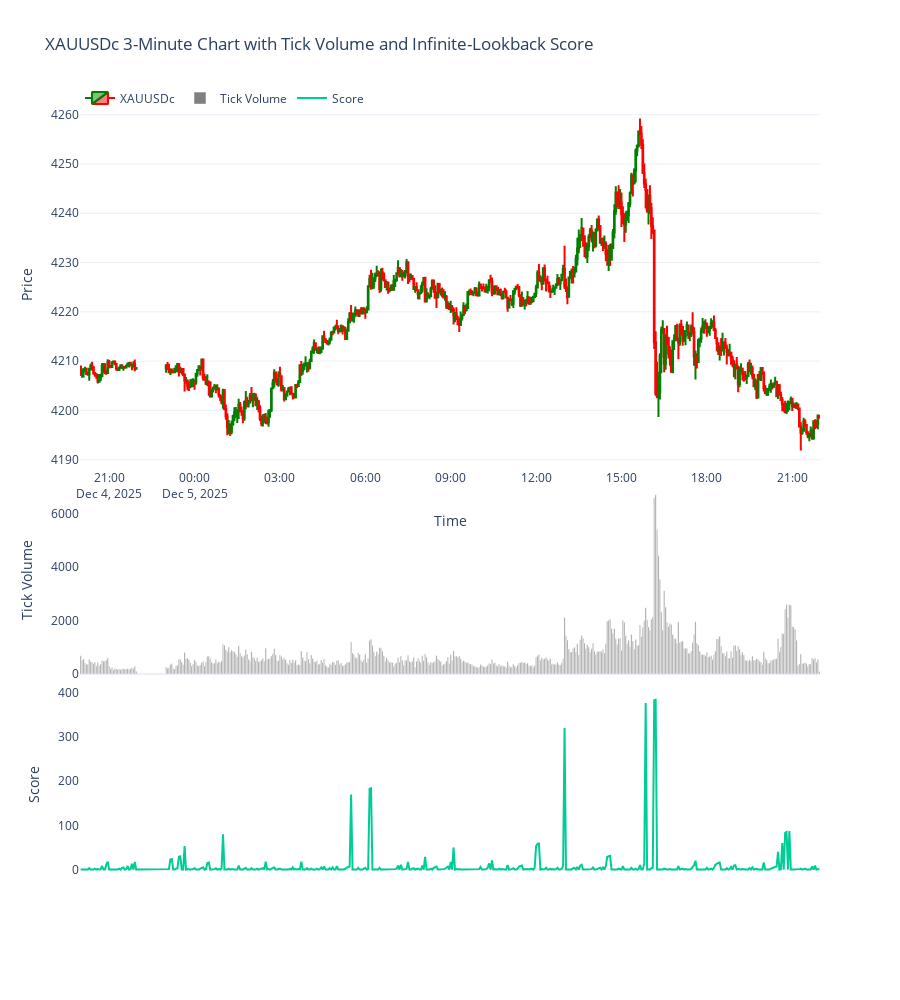

Notebook code cell kept with this figure:
### Markdown cell above
Tick volume bars are only used for this) This logic will be based on infinite number of lookback bars. Assign score at the corresponding bars. If the current bar is higher than the precious bars, then assigned a score based on how many lookbacks is it higher than. The core is infinite until the imaginary horizontal line (from the max value of the current bar to the left) intersect with another bar. And if the current bar is lesser than the previous bar then the score will be zero.

Tick volume is the only data used for scoring.

For each bar i:
If tick_volume[i] <= tick_volume[i-1], score = 0.
If tick_volume[i] > tick_volume[i-1], then:
Extend an imaginary horizontal line leftward from tick_volume[i].
Count how many consecutive previous bars are strictly lower than tick_volume[i]
until the first bar that is >= tick_volume[i].
The count becomes the score.
This creates an “infinite lookback until intersection” scoring.
The code adds a new column:
df['score']

### Code cell
import MetaTrader5 as mt5 
import pandas as pd
import numpy as np
import plotly.graph_objects as go
from datetime import datetime, timedelta

# -------------------------
# 1. Initialize MT5
# -------------------------
if not mt5.initialize():
    print("MT5 initialization failed")
    mt5.shutdown()

# -------------------------
# 2. Fetch 3-minute data
# -------------------------
symbol = "XAUUSDc"
timeframe = mt5.TIMEFRAME_M3
n_bars = 500
utc_from = datetime.now() - timedelta(days=3)

rates = mt5.copy_rates_from(symbol, timeframe, utc_from, n_bars)
mt5.shutdown()

# -------------------------
# 3. Convert to DataFrame
# -------------------------
df = pd.DataFrame(rates)
df['time'] = pd.to_datetime(df['time'], unit='s')
df.set_index('time', inplace=True)

# -------------------------
# 4. Remove non-trading periods (weekends)
# -------------------------
df = df[df.index.dayofweek < 5]

# -------------------------
# 5. Compute Infinite Lookback Score
# -------------------------
scores = [0]  # first bar has no previous bar, so score is zero

for i in range(1, len(df)):
    curr_vol = df['tick_volume'].iloc[i]
    prev_vol = df['tick_volume'].iloc[i - 1]

    if curr_vol <= prev_vol:
        # Lower or equal → score = 0
        scores.append(0)
        continue

    # Otherwise (higher than previous bar)
    score = 0
    j = i - 1

    # Extend imaginary horizontal line to the left
    while j >= 0:
        if df['tick_volume'].iloc[j] < curr_vol:
            score += 1
            j -= 1
        else:
            break  # intersection found → stop counting

    scores.append(score)

df['score'] = scores

# -------------------------
# 6. Plot 3-pane chart (NO HIGHLIGHTS)
# -------------------------
fig = go.Figure()

# Candlestick chart (top pane)
fig.add_trace(go.Candlestick(
    x=df.index,
    open=df['open'],
    high=df['high'],
    low=df['low'],
    close=df['close'],
    name='XAUUSDc',
    increasing_line_color='green',
    decreasing_line_color='red'
))

# Tick-volume bars (middle pane)
fig.add_trace(go.Bar(
    x=df.index,
    y=df['tick_volume'],
    name='Tick Volume',
    marker_color='gray',
    yaxis='y2'
))

# (Optional) plot score line in lower pane — kept out unless you ask for it

fig.update_layout(
    template='plotly_white',
    title='XAUUSDc 3-Minute Candlestick with Tick Volume',
    xaxis=dict(title='Time', rangeslider=dict(visible=False)),
    yaxis=dict(title='Price', domain=[0.35, 1]),
    yaxis2=dict(title='Tick Volume', domain=[0.15, 0.33], showgrid=False),
    height=900
)

fig.show()

### Figure 1 — Plotly figure (JSON) as saved in the notebook; plotly's stock layout.template omitted (floating-point values rounded to 4 significant figures; data arrays with more than 128 entries replaced by an {"elided": "..."} marker saying what was removed)
{"data": [{"close": {"elided": "500 float values"}, "decreasing": {"line": {"color": "red"}}, "high": {"elided": "500 float values"}, "increasing": {"line": {"color": "green"}}, "low": {"elided": "500 float values"}, "name": "XAUUSDc", "open": {"elided": "500 float values"}, "type": "candlestick", "x": {"elided": "500 str values"}}, {"marker": {"color": "gray"}, "name": "Tick Volume", "type": "bar", "x": {"elided": "500 str values"}, "y": {"elided": "500 int values"}, "yaxis": "y2"}, {"marker": {"size": 4}, "mode": "lines", "name": "Score", "type": "scatter", "x": {"elided": "500 str values"}, "y": {"elided": "500 int values"}, "yaxis": "y3"}], "layout": {"height": 1000, "legend": {"orientation": "h", "x": 0, "y": 1.02}, "title": {"text": "XAUUSDc 3-Minute Chart with Tick Volume and Infinite-Lookback Score"}, "xaxis": {"rangeslider": {"visible": false}, "title": {"text": "Time"}}, "yaxis": {"domain": [0.55, 1], "title": {"text": "Price"}}, "yaxis2": {"domain": [0.3, 0.53], "showgrid": false, "title": {"text": "Tick Volume"}}, "yaxis3": {"domain": [0.05, 0.28], "showgrid": false, "title": {"text": "Score"}}}}
